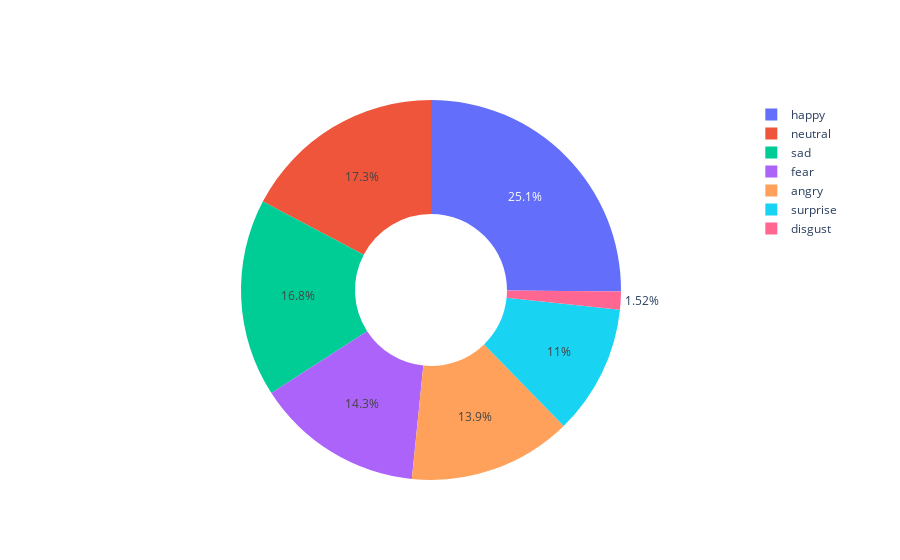

The code cell stored with this chart in its notebook:
### Markdown cell above
## Dataset
The kaggle dataset has no 'contempt' emotion in it, but it has a 'neutral' class.

- Angry
- Disgust
- Fear
- Happy
- Neutral
- Sad
- Surprise

### Code cell
import seedir as sd
import matplotlib.pyplot as plt
import plotly.graph_objects as pgo
%matplotlib inline

print("Dataset Classes Distribution")

# Path to dataset
dataset_path = '../../../datasets/kaggle_dataset_train/'

# Let's display and count the files in the Kaggle training dataset
sd.seedir(dataset_path, style='emoji', itemlimit=10, depthlimit=1, beyond='content')

# Find number of images for each class
classes = []
values = []
for emotion in os.listdir(dataset_path):
    classes.append(emotion)
    values.append(len(os.listdir(dataset_path+emotion)))

# Chart visualization of the classes
fig = pgo.Figure(data=[pgo.Pie(labels=classes, values=values, hole=.4)])
fig.show()

### Figure 1 — Plotly figure (JSON) as saved in the notebook; plotly's stock layout.template omitted (floating-point values rounded to 4 significant figures)
{"data": [{"hole": 0.4, "labels": ["angry", "disgust", "fear", "happy", "neutral", "sad", "surprise"], "type": "pie", "values": [3595, 393, 3688, 6493, 4469, 4347, 2854]}], "layout": {}}
